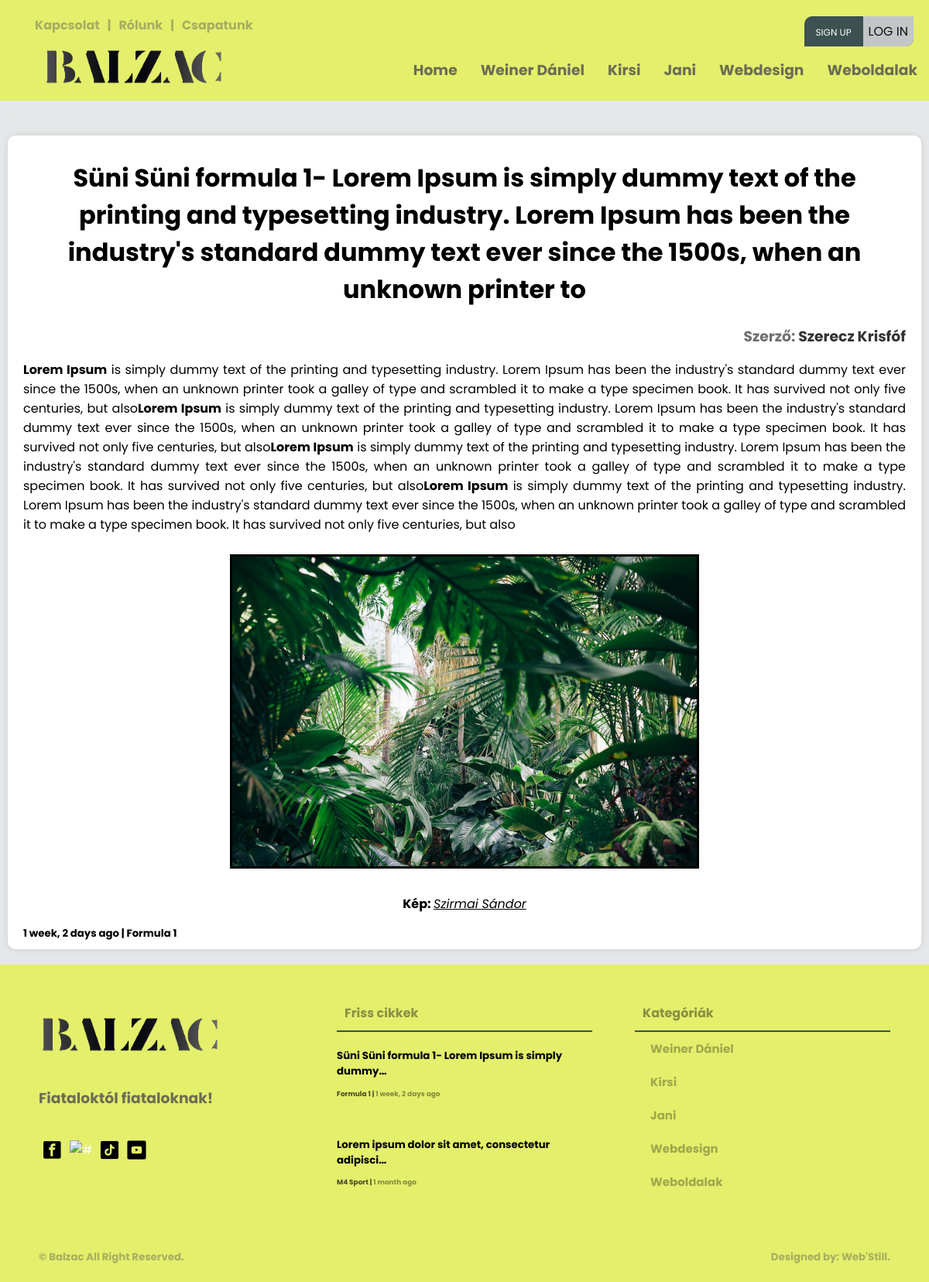
The app's page /cikk/11/ with its own data.
### creationboard/models.py (models this page shows, shortened)
class Category(models.Model):
    user = models.ForeignKey(User, null=True, on_delete=models.CASCADE)
    name = models.CharField(max_length=200)
    class Meta:
        ordering = ['-id']

class Article(models.Model):
    user = models.ForeignKey(User, on_delete=models.CASCADE)
    title = models.CharField(max_length=200)
    created = models.DateTimeField(auto_now_add=True, null=True)
    updated = models.DateTimeField(auto_now=True, null=True)
    articletype = models.CharField(null=False, blank=False, max_length=100)
    body = RichTextUploadingField(max_length=1000000) #ez itt lehetne RichTextUploadingField is
    indeximg = models.ImageField(upload_to="images/", default="images/home9.jpg")
    category = models.CharField(max_length=100, null=False, blank=False)
    status = models.CharField(max_length=10, choices=STATUS_CHOICES, default='pending')
    class Meta:
        ordering = ['-created']

### loginsystem/models.py (models this page shows, shortened)
class Profile(models.Model):
    user = models.OneToOneField(User, on_delete=models.CASCADE)
    img = models.ImageField(upload_to="images/", default="images/home8.jpg")
    bio = models.CharField(null=True, max_length=1000000, default='Bio:')
    name = models.CharField(null=True, max_length=300)
    phone = models.CharField(max_length=15, blank=True, null=True)

### main/views.py (the view)
# urls.py: path('cikk/<str:pk>/', views.article.as_view(), name='article'),
class article(View):
    template_name = "main/article.html"
    def dispatch(self, request, *args, **kwargs):
        footarticle = models.Article.objects.filter(status='approved')[0:2]
        navcategory = models.Category.objects.all()[0:5]
        article = models.Article.objects.get(id=kwargs['pk'])
        context = {'article': article, 'category2': navcategory, 'article4': footarticle,}
        return render(request, self.template_name, context)

### templates/main/article.html (shortened to what this page needs)
{% load static %}
<!DOCTYPE html>
<html>
<head>
	<link rel="stylesheet" type="text/css" href="{% static 'main/style.css' %}">
</head>
<body>
	{% include 'main/navbar.html' %}
	<main>
		<div class="wrapper">
			<div class="row">
				<div class="card-04 backg">
				</div>
			</div>
			<div class="card-04 pb-2 pt-2 mb-3 mt-0">
                <h1 align="center" class="m-1">{{ article.title}}</h1>
					<h3 class="m-0" align="right">Szerző: <a class="txt-black" href="{% url 'profile-page' article.user.username %}">{{ article.user.profile.name }}</a></h3>
					<div class="article-page-001">
						{{article.body|safe}}
					</div>
                <h5 class="m-0" align="left">{{ article.created|timesince }} ago | <a class="txt-black" href="{% url 'article-page' article.category %}">{{ article.category }}</a></h5>
            </div>
		</div>
	</main>
	{% include 'main/footer.html' %}
</body>
</html>

### templates/main/navbar.html (shortened to what this page needs)
{% load static %}
<div class="screen-big">
<nav>
    <div class="nav-one nav-flex">
        <div class="left flex">
            <ul class="top-header mt-0">
                <li><a href="{% url 'contact-us' %}"><h4>Kapcsolat</h4></a></li>
                <li><h4>|</h4></li>
                <li><a href="{% url 'about-us' %}"><h4>Rólunk</h4></a></li>
                <li><h4>|</h4></li>
                <li><a href="{% url 'team-index' %}"><h4>Csapatunk</h4></a></li>
            </ul>
        </div>
        <div class="right flex">
                <ul class="top-header">
                    {% if request.user.is_authenticated %}
                    <li>
                        <div class="header-profile-pic">
                            <div class="pic">
                                <span class="material-symbols-outlined">account_circle</span>
                            </div>
                            <div class="header-profile-info">
                                <h4><a href="{% url 'profile-page' request.user.username %}">@{{ request.user }}</a></h4>
                                <h6><a href=""><span class="material-symbols-outlined">mail_lock</span>{{ request.user.email }}</a></h6>
                            </div>
                        </div>
                    </li>
                    <!--<li><h4><a href="{% url 'profile-page' request.user.username %}">Hello, @{{ request.user }}</a></h4></li>
                    <li><h4>|</h4></li>
                    <li><h4><a href="{% url 'logout' %}"><span class="material-symbols-outlined">logout</span>Kijelentkezés</a></h4></li>-->
                    {% else %}
                    <ul class="foot-icon-margin pd-0">
                        <li class="signup-or-login"><a href="{% url 'register' %}" class="sign-up">Sign up</a><a href="{% url 'login' %}"><button class="login-btn">Log in</button></a></li>
                    </ul>
                    {% endif %}
                </ul>
        </div>
    </div>
    <div class="nav-two nav-flex">
        <div class="left flex">
            <ul>
                <a href="{% url 'index' %}"><li><img src="{% static 'main/pics/logo.png' %}" class="logo-img" alt="#" /></li>
            </ul>
        </div>
        <div class="right">
            <div class="social media">
                <ul>
                    <li><a href="{% url 'index' %}"><h3>Home</h3></a></li>
                    {% for category in category2 %}
                        <li><a href="{% url 'article-page' category.name %}"><h3>{{ category.name }}</h3></a></li>
                    {% endfor %}
                </ul>
            </div>
        </div>
    </div>
</nav>
</div>

### templates/main/footer.html
{% load static %}
<footer>
    <div class="footer">
        <div class="footer-cols footer-firts">
            <div class="col-01">
                <ul class="pd-0">
                    <a href="{% url 'index' %}"><li><img src="{% static 'main/pics/logo.png' %}" class="logo-img" alt="#" /></li>
                </ul>
                <h3>Fiataloktól fiataloknak!</h3>
                <ul class="foot-icon-margin pd-0">
                    <a href="https://www.facebook.com/profile.php?id=100090612766620" target="blank"><li><img src="{% static 'main/pics/facebook.png' %}" class="icon-img" alt="#" target="blank" /></a></li>
                    <a href="https://www.instagram.com/balzacponthu/" target="blank"><li><img src="{% static 'main/pics/instagram.png' %}" class="icon-img" alt="#" /></li></a>
                    <a href="https://www.tiktok.com/@balzac.ujsag" target="blank"><li><img src="{% static 'main/pics/tiktok.png' %}" class="icon-img" alt="#" /></li></a>
                    <a href="https://www.youtube.com/@balzacujsag" target="blank"><li><img src="{% static 'main/pics/youtube.png' %}" class="icon-img" alt="#" /></li></a>
                </ul>
            </div>
            <div class="col-02">
                <div class="box-title">
                    <h4 class="txt-black">Friss cikkek<h4>
                </div>
                {% for article in article4 %}
                <ul class="pd-0">
                    <li><a href="{% url 'article' article.id %}" class="footer-article-text">
                        <h5 class="mt-1 mb-1">{{ article.title|truncatechars:49 }}</h5>
                        <h6 class="m-0">{{ article.body|truncatechars:30|safe }}</h6>
                        <small class="black"><span><a href="{% url 'article-page' article.category %}" class="black">{{ article.category }} </a></span>  |  <span><a class="black"> {{ article.created|timesince }} ago</a></span></small>
                    </a></li>
                </ul>
                {% endfor %}
            </div>
            <div class="col-03">
                <div class="box-title">
                    <h4 class="txt-black">Kategóriák<h4>
                </div>
                <div class="box-categories">
                    <ul>
                        {% for category in category2 %}
                        <li><a href="{% url 'article-page' category.name %}" class="txt-black">{{ category.name }}</a></li>
                        {% endfor %}
                    </ul>
                </div>
            </div>
        </div>
        <div class="footer-second">
            <div>
                <h5><a href="#"> &copy; Balzac</a> All Right Reserved.<h5>
            </div>
            <div>
                <h5><a href="">Designed by: Web'Still.</a><h5>
            </div>
        </div>
    </div>
</footer>

### static/main/style.css (style rules this page uses)
:root { --background-color: #e6e7e8; --box-color: white; --bg-dark: #000; --white-box-text: #fff; --small-red-info-color: red; --text-color-greany: #3c5150; --heaed-foot-color: #e4ef6c; --headad-foot-text-color: #000; --color-white: #fff; --box-padding: 10px; --box-border-radius: 10px; --input-border-radius: 3px; }
.article-page-001 img { max-width: 100%; height: 100% !important; }
* { font-family: 'Poppins', sans-serif; }
html { background: var(--background-color); }
body { padding: 0; margin: 0; background: var(--background-color); }
small { color: var(--color-white); filter: grayscale(60%) opacity(0.7); transition: 0.4s; }
small span { color: var(--color-white); filter: grayscale(100%) opacity(0.6); transition: 0.4s; cursor: pointer; }
h3 { color: var(--text-color-greany); filter: grayscale(100%) opacity(0.8); transition: 0.3s; }
h4 { color: var(--text-color-greany); filter: grayscale(100%) opacity(0.4); cursor: pointer; transition: 0.5s; }
a { text-decoration: none; cursor: pointer; color: var(--color-white); padding: 0; margin: 0; }
ul { list-style: none; }
li { cursor: pointer; }
.black { color: black !important; }
.m-0 { margin: 0 !important; }
.mb-1 { margin-bottom: 5px !important; }
.mb-3 { margin-bottom: 20px !important; }
.mt-0 { margin-top: 0 !important; }
.mt-1 { margin-top: 5px !important; }
.pb-2 { padding-bottom: 10px !important; }
.pd-0 { padding: 0 !important; }
.pt-2 { padding-top: 10px !important; }
.txt-black { color: var(--dark-box-text) !important; }
.icon-img { height: 25px; width: 25px; margin: 5px; cursor: pointer; }
.logo-img { height: 50px; cursor: pointer; }
.wrapper { max-width: 1200px; margin: 0 auto; }
nav { background: var(--heaed-foot-color); position: absolute; top: 0px; right: 0; left: 0; padding: 20px 0 10px 0; z-index: 1; }
.nav-flex { display: flex; align-items: center; justify-content: space-between; }
.nav-one { cursor: pointer; height: 40px; background: var(--heaed-foot-color); }
nav ul { display: flex; flex-direction: row; }
.top-header li { margin: 10px 5px; }
.foot-icon-margin { display: flex; flex-direction: row; }
nav ul li { margin: 10px 15px; color: var(--headad-foot-text-color); }
.nav-two { cursor: pointer; height: 60px; background: var(--heaed-foot-color); }
main { margin: 135px 0 0 0; flex-direction: column; width: 100%; }
.row { width: 100%; display: flex; flex-direction: row; justify-content: center; flex-wrap: nowrap; }
.card-04 { background: var(--box-color); position: relative; flex: 1; margin: 10px; border-radius: var(--box-border-radius); box-shadow: 0 0 10px rgba(0, 0, 0, .1); padding: 20px; padding-bottom: 0; }
.card-04.backg { box-shadow: none; background: var(--background-color); }
.box-title { border-bottom: 2px solid var(--text-color-greany); }
.box-title h4 { color: var(--color-white); margin: 10px; margin-top: 0px; }
.box-categories ul { margin: 0; padding: 0; }
.box-categories ul li { padding: 10px 20px; font-size: 15px; font-weight: bolder; color: var(--bg-dark); filter: grayscale(100%) opacity(0.3); transition: 0.5s; }
footer { background: var(--heaed-foot-color); margin-top: 10px; padding: 50px 50px 0 50px; }
.footer-cols { display: flex; flex-direction: row; align-items: top; flex-wrap: wrap; justify-content: space-between; }
.col-01 { display: flex; flex-direction: column; width: 30%; align-items: top; }
.col-02 { display: flex; flex-direction: column; align-items: top; width: 30%; }
.col-03 { width: 30%; align-items: top; }
.footer-article-text { color: var(--bg-dark); }
.footer-second { display: flex; flex-direction: row; justify-content: space-between; padding: 30px 0 0px 0; }
.footer-second h5 { color: var(--text-color-greany); filter: grayscale(100%) opacity(0.4); }
.footer-second h5 a { color: var(--text-color-greany) !important; filter: grayscale(0%) opacity(1) !important; }
.txt-black { color: #000 !important; }
.login-btn { align-self: center; justify-content: center; padding: 7px; background-color: #e4ef6c; filter: grayscale(1) opacity(.8); border: 0; font-size: 16px; text-transform: uppercase; border-bottom-right-radius: 10px; cursor: pointer; }
.sign-up { margin-right: 15px; padding-left: 15px; font-size: 12px; text-transform: uppercase; z-index: 2; }
.signup-or-login { background-color: #3c5150; margin-top: 5px; margin-right: 20px !important; border-top-left-radius: 10px; border-bottom-right-radius: 10px; z-index: 4; }

### records on screen
Category: name "Weiner Dániel"
Category: name "Kirsi"
Category: name "Jani"
Category: name "Webdesign"
Category: name "Weboldalak"
Article: title "Süni Süni formula 1- Lorem Ipsum is simply dummy text of the printing and typesetting industry. Lorem Ipsum has been the industry's standard dummy text ever since the 1500s, when an unknown printer to", user.profile.name "Szerecz Krisfóf", body "Lorem Ipsum is simply dummy text of the printing and typesetting industry. Lorem Ipsum has been the industry's standard dummy text ever since the 1500s, when an unknown printer took a galley of type and scrambled it to make a type specimen book. It has survived not only five centuries, but also Lorem Ipsum is simply dummy text of the printing and typesetting industry. Lorem Ipsum has been the industry's standard dummy text ever since the 1500s, when an unknown printer took a galley of type and scrambled it to make a type specimen book. It has survived not only five centuries, but also Lorem Ipsum is simply dummy text of the printing and typesetting industry. Lorem Ipsum has been the…", body (picture), created "1 week, 2 days", category "Formula 1", title "Süni Süni formula 1- Lorem Ipsum is simply dummy…"
Article: title "Lorem ipsum dolor sit amet, consectetur adipisci…", category "M4 Sport", created "1 month"
